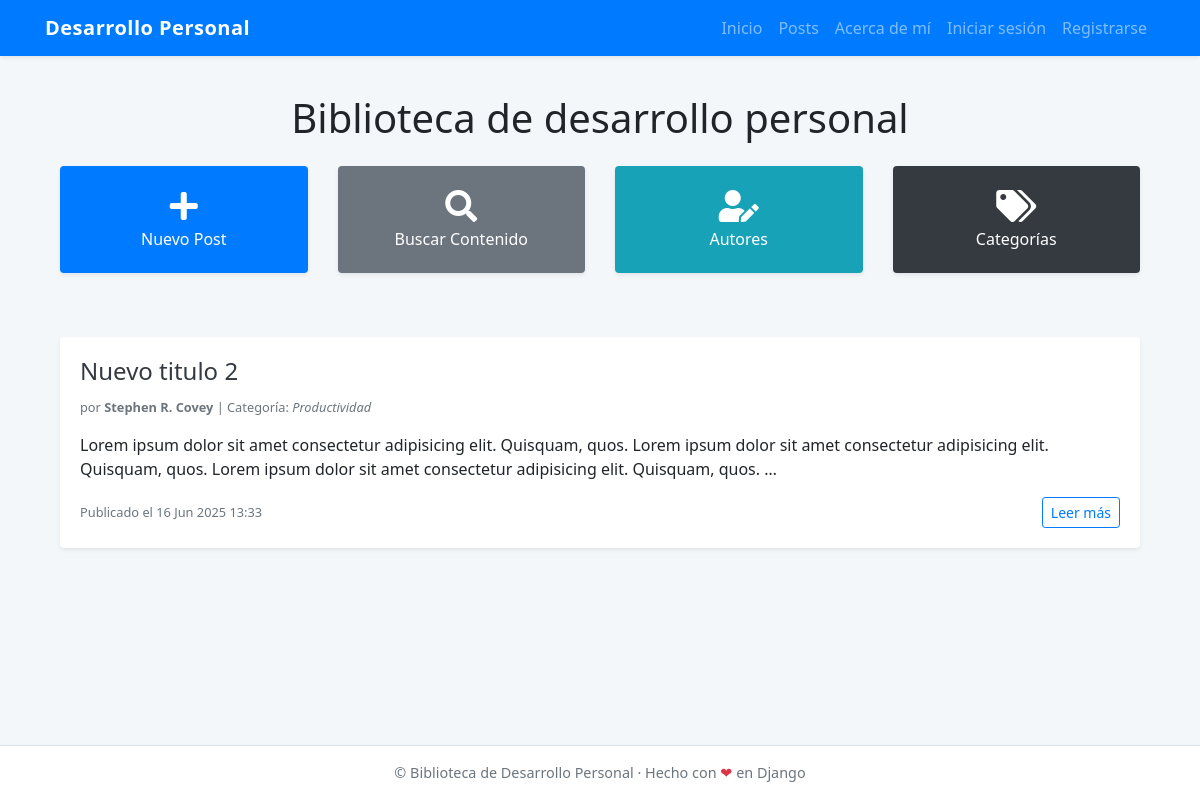
The page / on the database its author committed.
### core/models.py (models this page shows, shortened)
class Post(models.Model):
    title = models.CharField(max_length=100)
    content = models.TextField()
    author = models.ForeignKey(Author, on_delete=models.CASCADE)
    category = models.ForeignKey(Category, on_delete=models.CASCADE)
    created_at = models.DateTimeField(auto_now_add=True)

class Author(models.Model):
    name = models.CharField(max_length=100)
    def __str__(self):
        return self.name

class Category(models.Model):
    name = models.CharField(max_length=50)
    def __str__(self):
        return self.name

### core/views.py (the view)
# urls.py: path('', index, name='index'),
def index(request):
    posts = Post.objects.all()
    return render(request, 'core/home.html',{'posts': posts})

### core/templates/core/home.html (shortened to what this page needs)
{% extends 'core/base.html' %}
{% block content %}
<div class="container">
  <h1 class="mb-4 text-center">Biblioteca de desarrollo personal</h1>
  <div class="row mb-5">
    <div class="col-md-6 col-lg-3 mb-3">
      <a href="{% url 'post_create' %}" class="text-decoration-none">
        <div class="card h-100 shadow-sm border-0 hover-shadow bg-primary text-white text-center py-4">
          <i class="fas fa-plus fa-2x mb-2"></i>
          <h6 class="mb-0">Nuevo Post</h6>
        </div>
      </a>
    </div>
    <div class="col-md-6 col-lg-3 mb-3">
      <a href="{% url 'search' %}" class="text-decoration-none">
        <div class="card h-100 shadow-sm border-0 hover-shadow bg-secondary text-white text-center py-4">
          <i class="fas fa-search fa-2x mb-2"></i>
          <h6 class="mb-0">Buscar Contenido</h6>
        </div>
      </a>
    </div>
    <div class="col-md-6 col-lg-3 mb-3">
      <a href="{% url 'author_list' %}" class="text-decoration-none">
        <div class="card h-100 shadow-sm border-0 hover-shadow bg-info text-white text-center py-4">
          <i class="fas fa-user-edit fa-2x mb-2"></i>
          <h6 class="mb-0">Autores</h6>
        </div>
      </a>
    </div>
    <div class="col-md-6 col-lg-3 mb-3">
      <a href="{% url 'category_list' %}" class="text-decoration-none">
        <div class="card h-100 shadow-sm border-0 hover-shadow bg-dark text-white text-center py-4">
          <i class="fas fa-tags fa-2x mb-2"></i>
          <h6 class="mb-0">Categorías</h6>
        </div>
      </a>
    </div>
  </div>
  {% if posts %} {% for post in posts %}
  <div class="card mb-4 shadow-sm border-0">
    <div class="card-body">
      <h4 class="card-title">
        <a href="{% url 'post_detail' post.id %}" class="text-decoration-none text-dark">{{ post.title }}</a>
      </h4>
      <p class="card-text text-secondary small">
        por <strong>{{ post.author }}</strong> | Categoría:
        <em>{{ post.category }}</em>
      </p>
      <p class="card-text">{{ post.content|truncatewords:30 }}</p>
      <div class="d-flex justify-content-between align-items-center">
        <p class="text-muted small mb-0"> Publicado el {{ post.created_at|date:"d M Y H:i" }} </p>
        <a href="{% url 'post_detail' post.id %}" class="btn btn-outline-primary btn-sm"> Leer más </a>
      </div>
    </div>
  </div>
  {% endfor %} {% else %}
  <div class="alert alert-info">Aún no hay publicaciones.</div>
  {% endif %}
</div>
{% endblock %}

### core/templates/core/base.html (style rules this page uses)
body { padding-top: 70px; padding-bottom: 70px; background-color: #f4f7f9; font-family: 'Segoe UI', sans-serif; }

### rows shown on the page
Post: title "Nuevo titulo 2", author "Stephen R. Covey", category "Productividad", content "Lorem ipsum dolor sit amet consectetur adipisicing elit. Quisquam, quos. Lorem ipsum dolor sit amet consectetur adipisicing elit. Quisquam, quos. Lorem ipsum dolor sit amet consectetur adipisicing elit. Quisquam, quos. …", created_at "16 Jun 2025 13:33"
